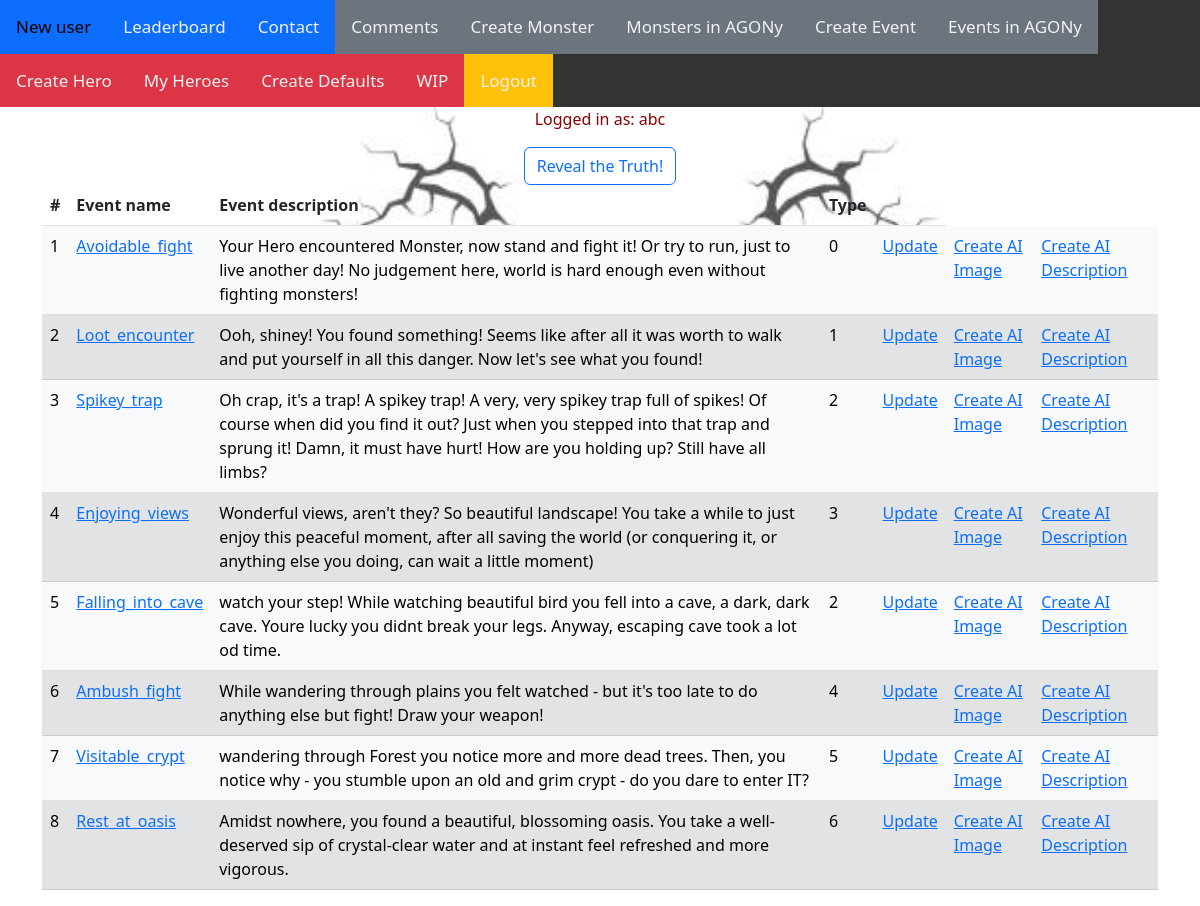
Page /AGONy_all_events/ (signed in) on the committed database.
### AGONy/models.py (models this page shows, shortened)
class Event(models.Model):
    EVENT_TYPE = [
        (0, 'Monster Encounter'),
        (1, 'Loot Encounter'), # gold/items
        (2, 'Trap Encounter'), #damage
        (3, 'Empty Encounter'),  # beautiful views and so on.
        (4, 'Ambush - fight'), #fight with creature with no option of running away
        (5, 'Visitable place'), #visitable place - crypt/monster lair with high possiblity of hi-level creature and hi-end loot
        (6, 'Healing Encounter') #ust like a trap encounter - but beneficial
    ]
    name = models.CharField(max_length=100, default='Event')
    event_description = models.CharField(max_length=200, null=True, blank=True)
    event_type = models.IntegerField(choices=EVENT_TYPE, default=0)
    event_event_image = models.ManyToManyField(EventImage, through='EventEventImage', blank=True, null=True)
    event_AI_description = models.ForeignKey(EventAIDescription, on_delete=models.CASCADE, blank=True, null=True)

### AGONy/views.py (the view)
# urls.py: path('AGONy_all_events/', EventsInAgonyList.as_view(), name='AGONy_event_list'),
class EventsInAgonyList(LoginRequiredMixin, ListView):
    message = """
    """
    model = Event
    template_name = 'agony_event_list.html'

### templates/agony_event_list.html
{% extends 'agony_base.html' %}
{% block content %}
    <table class="table">
        <tr>
            <th>#</th>
            <th>Event name</th>
            <th>Event description</th>
            <th>Type</th>
            <th></th>
        </tr>
        {% for event in object_list %}
            <tr class="{% cycle 'table-light' 'table-secondary'%}">
                <td>{{ forloop.counter }}</td>
                <td><a href="{% url 'AGONy_detail_event' event.id %}">{{ event.name }}</a></td>
                <td>{{ event.event_description }}</td>
                <td>{{ event.event_type }}</td>
                <td><a href="{% url 'AGONy_update_event' event.id %}">Update</a></td>
                <td><a href="{% url 'AGONy_create_event_image_AI' event.id %}">Create AI Image</a></td>
                <td><a href="{% url 'AGONy_create_event_description' event.id %}">Create AI Description</a></td>
            </tr>
        {% endfor %}
    </table>
{% endblock %}

### templates/agony_base.html (shortened to what this page needs)
{% load static %}
<!doctype html>
<html lang="en">
<head>
    <link href="{% static 'bootstrap-5.2.2-dist/css/bootstrap.css' %}" rel="stylesheet">
    <link href="{% static 'my_nav_bar.css' %}" rel="stylesheet">
</head>
<body style="background-image: url('{% static "dungeon_entrance_2.jpg" %}'); background-position: center ; background-repeat: no-repeat; background-size: 1200px 900px">
<div class="topnav">
    <a class="bg-primary" href="{% url 'AGONy_create_user' %}"> New user</a>
    <a class="bg-primary" href="{% url 'AGONy_hero_list' %}">Leaderboard</a>
    <a class="bg-primary" href="{% url 'AGONy_contact' %}">Contact</a>
    {% if user.is_authenticated %}
    <a class="bg-secondary" href="{% url 'AGONy_comment_list' %}">Comments</a>
    <a class="bg-secondary" href="{% url 'AGONy_create_monster' %}">Create Monster</a>
    <a class="bg-secondary" href="{% url 'AGONy_monster_list' %}">Monsters in AGONy</a>
    <a class="bg-secondary" href="{% url 'AGONy_create_event' %}">Create Event</a>
    <a class="bg-secondary" href="{% url 'AGONy_event_list' %}">Events in AGONy</a>
    {% endif %}
    {% if user.is_authenticated %}
        <a class="bg-danger" href="{% url 'AGONy_create_hero' %}"> Create Hero</a>
        <a class="bg-danger" href="{% url 'AGONy_my_hero_list' %}">My Heroes</a>
        <a class="bg-danger" href="{% url 'AGONy_create_defaults' %}">Create Defaults</a>
        <a class="bg-danger" href="{% url 'AGONy_WIP' %}"> WIP </a>
        <a class="bg-warning" href="{% url 'AGONy_logout' %}">Logout</a>
    {% else %}
        <a class="bg-warning" href="{% url 'AGONy_login' %}">Login</a>
    {% endif %}
</div>
<div class="container" style="color: darkred" align="center">
    {%  if user.is_authenticated %}
        <p>Logged in as: {{ user.username }}</p>
    {% endif %}
    <div class="btn btn-outline-primary" id="Reveal_button" title="Truth will set you free!">Reveal the Truth!</div>
    {% block content %}{% endblock %}
</div>
</body>
</html>

### AGONy/static/my_nav_bar.css (style rules this page uses)
.topnav { overflow: hidden; background-color: #333; }
.topnav a { float: left; color: #f2f2f2; text-align: center; padding: 14px 16px; text-decoration: none; font-size: 17px; }

### rows in the picture
Event: name "Avoidable_fight", event_description "Your Hero encountered Monster, now stand and fight it! Or try to run, just to live another day! No judgement here, world is hard enough even without fighting monsters!", event_type "0"
Event: name "Loot_encounter", event_description "Ooh, shiney! You found something! Seems like after all it was worth to walk and put yourself in all this danger. Now let's see what you found!", event_type "1"
Event: name "Spikey_trap", event_description "Oh crap, it's a trap! A spikey trap! A very, very spikey trap full of spikes! Of course when did you find it out? Just when you stepped into that trap and sprung it! Damn, it must have hurt! How are you holding up? Still have all limbs?", event_type "2"
Event: name "Enjoying_views", event_description "Wonderful views, aren't they? So beautiful landscape! You take a while to just enjoy this peaceful moment, after all saving the world (or conquering it, or anything else you doing, can wait a little moment)", event_type "3"
Event: name "Falling_into_cave", event_description "watch your step! While watching beautiful bird you fell into a cave, a dark, dark cave. Youre lucky you didnt break your legs. Anyway, escaping cave took a lot od time.", event_type "2"
Event: name "Ambush_fight", event_description "While wandering through plains you felt watched - but it's too late to do anything else but fight! Draw your weapon!", event_type "4"
Event: name "Visitable_crypt", event_description "wandering through Forest you notice more and more dead trees. Then, you notice why - you stumble upon an old and grim crypt - do you dare to enter IT?", event_type "5"
Event: name "Rest_at_oasis", event_description "Amidst nowhere, you found a beautiful, blossoming oasis. You take a well-deserved sip of crystal-clear water and at instant feel refreshed and more vigorous.", event_type "6"

### other values in the picture
{{ user.username }} "abc"
